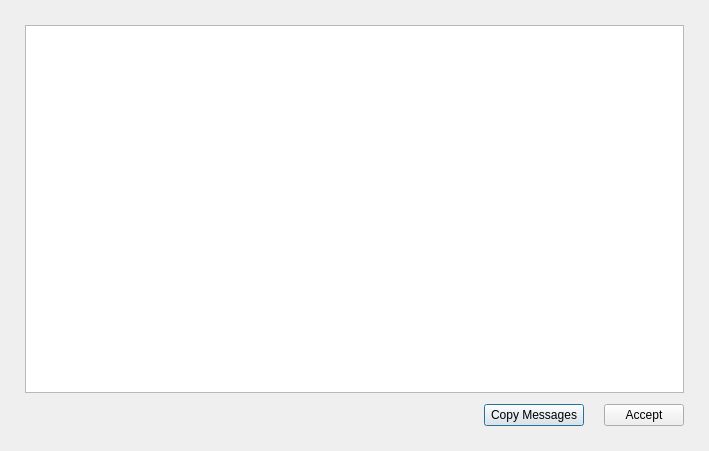
<?xml version="1.0" encoding="UTF-8"?>
<ui version="4.0">
 <class>dialog</class>
 <widget class="QDialog" name="dialog">
  <property name="geometry">
   <rect>
    <x>0</x>
    <y>0</y>
    <width>709</width>
    <height>451</height>
   </rect>
  </property>
  <property name="windowTitle">
   <string>Log messages</string>
  </property>
  <layout class="QVBoxLayout" name="verticalLayout">
   <property name="leftMargin">
    <number>25</number>
   </property>
   <property name="topMargin">
    <number>25</number>
   </property>
   <property name="rightMargin">
    <number>25</number>
   </property>
   <property name="bottomMargin">
    <number>25</number>
   </property>
   <item>
    <widget class="QListWidget" name="lstw_messages"/>
   </item>
   <item>
    <layout class="QHBoxLayout" name="horizontalLayout" stretch="0,0,0">
     <property name="spacing">
      <number>20</number>
     </property>
     <property name="sizeConstraint">
      <enum>QLayout::SetDefaultConstraint</enum>
     </property>
     <property name="leftMargin">
      <number>0</number>
     </property>
     <property name="topMargin">
      <number>5</number>
     </property>
     <item>
      <spacer name="horizontalSpacer">
       <property name="orientation">
        <enum>Qt::Horizontal</enum>
       </property>
       <property name="sizeHint" stdset="0">
        <size>
         <width>40</width>
         <height>20</height>
        </size>
       </property>
      </spacer>
     </item>
     <item>
      <widget class="QPushButton" name="btn_copy">
       <property name="sizePolicy">
        <sizepolicy hsizetype="Minimum" vsizetype="Fixed">
         <horstretch>0</horstretch>
         <verstretch>0</verstretch>
        </sizepolicy>
       </property>
       <property name="minimumSize">
        <size>
         <width>100</width>
         <height>0</height>
        </size>
       </property>
       <property name="layoutDirection">
        <enum>Qt::RightToLeft</enum>
       </property>
       <property name="text">
        <string>Copy Messages</string>
       </property>
      </widget>
     </item>
     <item>
      <widget class="QPushButton" name="accept_button">
       <property name="sizePolicy">
        <sizepolicy hsizetype="Fixed" vsizetype="Fixed">
         <horstretch>0</horstretch>
         <verstretch>0</verstretch>
        </sizepolicy>
       </property>
       <property name="layoutDirection">
        <enum>Qt::RightToLeft</enum>
       </property>
       <property name="autoFillBackground">
        <bool>false</bool>
       </property>
       <property name="text">
        <string>Accept</string>
       </property>
      </widget>
     </item>
    </layout>
   </item>
  </layout>
 </widget>
 <resources/>
 <connections/>
</ui>
